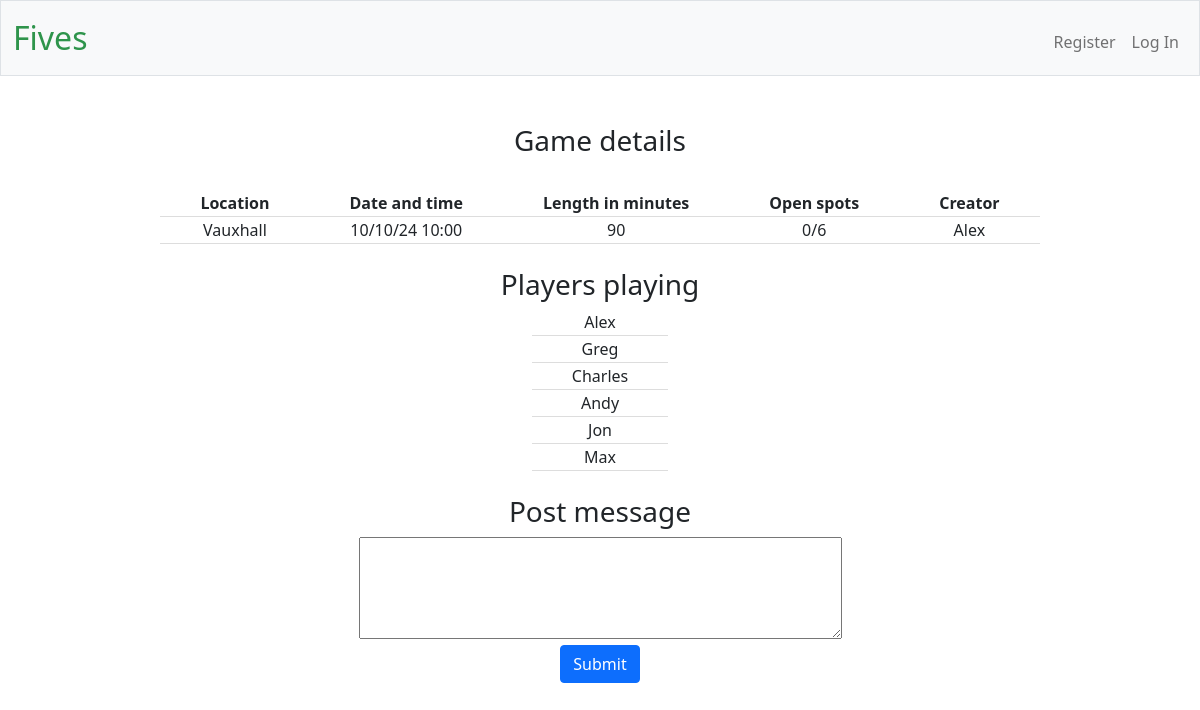
The page /view_game/15 on the database its author committed.
### tables this page shows
CREATE TABLE games (id INTEGER PRIMARY KEY AUTOINCREMENT, location TEXT, 
datetime TEXT, length_in_mins INTEGER, number_of_players INTEGER, creator TEXT NOT NULL, open_spots INTEGER);

CREATE TABLE users (id INTEGER PRIMARY KEY AUTOINCREMENT, username TEXT NOT NULL, 
password TEXT NOT NULL, firstname TEXT NOT NULL, surname TEXT NOT NULL);

### app.py (the view, shortened to what this page needs)
@app.route("/view_game/<int:game_id>", methods=["GET", "POST"])
def view_game(game_id:int):
    if request.method=="GET":
        conn = sqlite3.connect('players.db')
        cursor = conn.cursor()
        game = cursor.execute("SELECT location, datetime, length_in_mins, number_of_players, creator, open_spots, id FROM games WHERE id = ? ORDER BY games.datetime", (game_id, ))
        game_info = []
        for g in game:
            for x in g:
                game_info.append(x)
        line_up_list = []
        line_up_iterator = cursor.execute("SELECT playing_in.*, users.username FROM playing_in JOIN users ON users.id=playing_in.player_id WHERE game_id = ?", (game_id, ));
        for l in line_up_iterator:
            line_up_list.append(l[2])
        message_iterator = cursor.execute("SELECT date, author, content FROM messages WHERE game_id = ? ORDER BY date", (game_id, ))
        message_list = []
        for m in message_iterator:
            message_list.append(m)
        conn.close()
        return render_template("/view_game.html", game_info=game_info,line_up_list=line_up_list, message_list=message_list)

### app.py (called while the page is built)
@app.after_request
def after_request(response):
    response.headers["Cache-Control"] = "no-cache, no-store, must-revalidate"
    response.headers["Expires"] = 0
    response.headers["Pragma"] = "no-cache"
    return response

### templates/view_game.html (shortened to what this page needs)
{% extends "layout.html" %}
{% block main %}
<h3>Game details</h3>
<br>
<table class="tabs">
    <thead>
        <tr class="tabsrow">
            <th class ="tabshd">Location</th>
            <th class ="tabshd">Date and time</th>
            <th class ="tabshd">Length in minutes</th>
            <th class ="tabshd">Open spots</th>
            <th class ="tabshd">Creator</th>
        </tr>
    </thead>
    <tbody>
        <tr class="tabsrow">
            <td class ="tabshd">{{game_info[0]}}</td>
            <td class ="tabshd">{{game_info[1][8:10]}}/{{game_info[1][5:7]}}/{{game_info[1][2:4]}} {{game_info[1][11:16]}}</td>
            <td class ="tabshd">{{game_info[2]}}</td>
            <td class ="tabshd">{{game_info[5]}}/{{game_info[3]}}</td>
            <td class ="tabshd">{{game_info[4]}}</td>
        </tr>
    </tbody>
</table>
<br>
<h3>Players playing</h3>
<table class="tabs">
    <tbody>
        {% for l in line_up_list %}
        <tr class="tabsrow">
            <td class="tabshd">{{l}}</td>
        </tr>
        {% endfor %}
    </tbody>
</table>
<br>
<h3>Post message</h3>
<form action="/view_game/{{game_info[6]}}" method="post">
    <textarea id="message" name="message" rows="4" cols="50"></textarea>
    <br>
    <button class="btn btn-primary" type="submit">Submit</button>
</form>
{% endblock %}

### templates/layout.html (shortened to what this page needs)
<!DOCTYPE html>
<html lang="en">
    <head>
        <link href="https://cdn.jsdelivr.net/npm/bootstrap@5.1.3/dist/css/bootstrap.min.css" rel="stylesheet">
        <link href="/static/styles.css" rel="stylesheet">
    </head>
  <body>
    <nav class="bg-light border navbar navbar-expand-md navbar-light">
        <div class="container-fluid">
            <a class="navbar-brand" href="/"><span class="green">Fives</span></a>
            <div class="collapse navbar-collapse" id="navbar">
                {% if session["user_id"] %}
                    <ul class="navbar-nav ms-auto mt-2">
                        <li class="nav-item"><a class="nav-link" href="/games"> {{  session["username"]  }}'s games</a></li>
                        <li class="nav-item"><a class="nav-link" href="/create">Create</a></li>
                        <li class="nav-item"><a class="nav-link" href="/play">Play</a></li>
                        <li class="nav-item"><a class="nav-link" href="/logout">Log Out</a></li>
                    </ul>
                {% else %}
                    <ul class="navbar-nav ms-auto mt-2">
                        <li class="nav-item"><a class="nav-link" href="/register">Register</a></li>
                        <li class="nav-item"><a class="nav-link" href="/login">Log In</a></li>
                    </ul>
                {% endif %}
            </div>
        </div>
    </nav>
    <main class="container-fluid py-5 text-center">
        {% block main %}{% endblock %}
    </main>
  </body>
</html>

### static/styles.css (style rules this page uses)
nav .navbar-brand { font-size: xx-large; }
nav .navbar-brand .green { color: #2e944b; }
.tabs { border-bottom: 1px solid #ddd; margin: 0 auto; }
.tabsrow { border-bottom: 1px solid #ddd; }
.tabshd { padding-left: 40px; padding-right: 40px; }

### rows shown on the page
games: location "Vauxhall", datetime "10", datetime "24", datetime "10:00", length_in_mins "90", open_spots "0", number_of_players "6", creator "Alex"
users: username "Alex"
users: username "Greg"
users: username "Charles"
users: username "Andy"
users: username "Jon"
users: username "Max"
